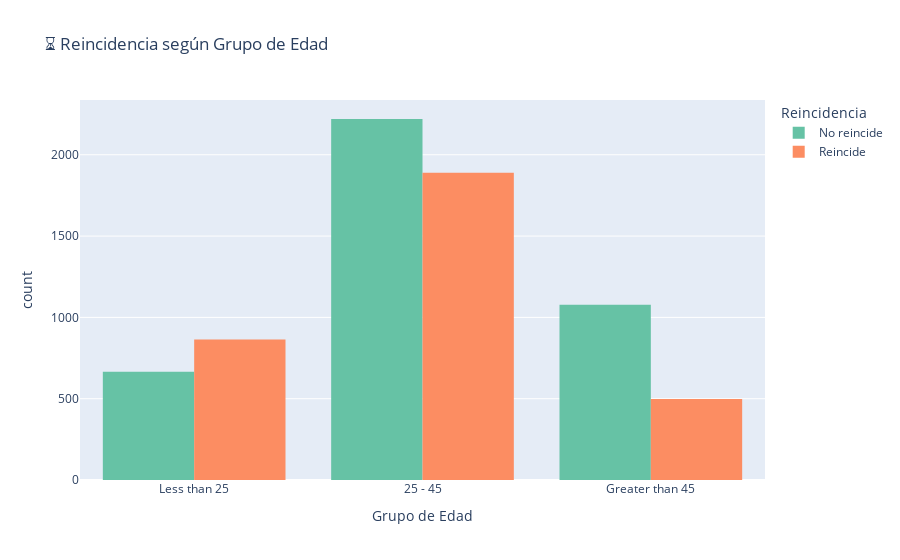

Notebook source saved alongside this figure:
### Code cell
# Crear gráficos adicionales para análisis bivariado con interpretación posterior

# 📌 Ejemplo 4: Reincidencia por grupo de edad
fig4 = px.histogram(df_clave, x="age_cat", color="recid_label", barmode="group",
                    title="⏳ Reincidencia según Grupo de Edad",
                    labels={"recid_label": "Reincidencia", "age_cat": "Grupo de Edad"},
                    category_orders={"age_cat": ["Less than 25", "25 - 45", "Greater than 45"]},
                    color_discrete_sequence=px.colors.qualitative.Set2)

# 📌 Ejemplo 5: Reincidencia por género
fig5 = px.histogram(df_clave, x="sex", color="recid_label", barmode="group",
                    title="🚻 Reincidencia según Género",
                    labels={"recid_label": "Reincidencia", "sex": "Género"},
                    category_orders={"sex": ["Male", "Female"]},
                    color_discrete_sequence=px.colors.qualitative.Set2)

# 📌 Ejemplo 6: Promedio de reincidencia por score (decile_score)
df_score_avg = df_clave.groupby("decile_score")["two_year_recid"].mean().reset_index()
fig6 = px.line(df_score_avg, x="decile_score", y="two_year_recid",
               title="📈 Tasa de Reincidencia Promedio según Puntaje COMPAS (decile_score)",
               labels={"two_year_recid": "Tasa promedio de reincidencia", "decile_score": "Puntaje COMPAS"},
               markers=True)

fig4.show()
fig5.show()
fig6.show()

### Figure 1 — Plotly figure (JSON) as saved in the notebook; plotly's stock layout.template omitted (floating-point values rounded to 4 significant figures; data arrays with more than 128 entries replaced by an {"elided": "..."} marker saying what was removed)
{"data": [{"alignmentgroup": "True", "bingroup": "x", "hovertemplate": "Reincidencia=No reincide<br>Grupo de Edad=%{x}<br>count=%{y}<extra></extra>", "legendgroup": "No reincide", "marker": {"color": "rgb(102,194,165)", "pattern": {"shape": ""}}, "name": "No reincide", "offsetgroup": "No reincide", "orientation": "v", "showlegend": true, "type": "histogram", "x": {"elided": "3963 str values"}, "xaxis": "x", "yaxis": "y"}, {"alignmentgroup": "True", "bingroup": "x", "hovertemplate": "Reincidencia=Reincide<br>Grupo de Edad=%{x}<br>count=%{y}<extra></extra>", "legendgroup": "Reincide", "marker": {"color": "rgb(252,141,98)", "pattern": {"shape": ""}}, "name": "Reincide", "offsetgroup": "Reincide", "orientation": "v", "showlegend": true, "type": "histogram", "x": {"elided": "3251 str values"}, "xaxis": "x", "yaxis": "y"}], "layout": {"barmode": "group", "legend": {"title": {"text": "Reincidencia"}, "tracegroupgap": 0}, "title": {"text": "⏳ Reincidencia según Grupo de Edad"}, "xaxis": {"anchor": "y", "categoryarray": ["Less than 25", "25 - 45", "Greater than 45"], "categoryorder": "array", "domain": [0, 1], "title": {"text": "Grupo de Edad"}}, "yaxis": {"anchor": "x", "domain": [0, 1], "title": {"text": "count"}}}}
